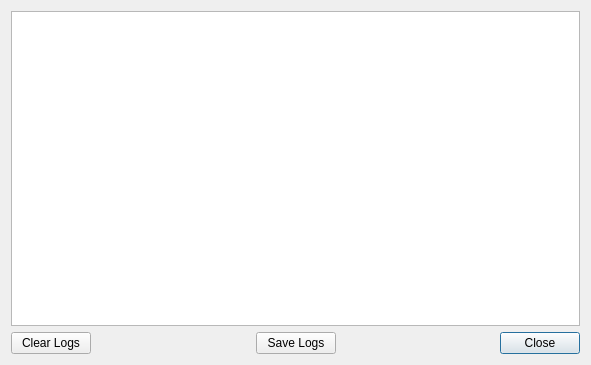
<?xml version="1.0" encoding="UTF-8"?>
<ui version="4.0">
 <class>MessageLoggerClass</class>
 <widget class="QDialog" name="MessageLoggerClass">
  <property name="geometry">
   <rect>
    <x>0</x>
    <y>0</y>
    <width>591</width>
    <height>365</height>
   </rect>
  </property>
  <property name="windowTitle">
   <string>Message Logger</string>
  </property>
  <layout class="QVBoxLayout" name="verticalLayout_3">
   <item>
    <layout class="QVBoxLayout" name="verticalLayout">
     <item>
      <widget class="QTextEdit" name="logTextEdit"/>
     </item>
     <item>
      <layout class="QHBoxLayout" name="horizontalLayout">
       <item>
        <widget class="QPushButton" name="clearPushButton">
         <property name="toolTip">
          <string>Delete Messages...</string>
         </property>
         <property name="whatsThis">
          <string>Delete Messages...</string>
         </property>
         <property name="text">
          <string>Clear Logs</string>
         </property>
        </widget>
       </item>
       <item>
        <spacer name="horizontalSpacer_3">
         <property name="orientation">
          <enum>Qt::Horizontal</enum>
         </property>
         <property name="sizeHint" stdset="0">
          <size>
           <width>40</width>
           <height>20</height>
          </size>
         </property>
        </spacer>
       </item>
       <item>
        <widget class="QPushButton" name="savePushButton">
         <property name="toolTip">
          <string>Save Messages...</string>
         </property>
         <property name="whatsThis">
          <string>Save Messages...</string>
         </property>
         <property name="text">
          <string>Save Logs</string>
         </property>
        </widget>
       </item>
       <item>
        <spacer name="horizontalSpacer_4">
         <property name="orientation">
          <enum>Qt::Horizontal</enum>
         </property>
         <property name="sizeHint" stdset="0">
          <size>
           <width>40</width>
           <height>20</height>
          </size>
         </property>
        </spacer>
       </item>
       <item>
        <widget class="QPushButton" name="closePushButton">
         <property name="toolTip">
          <string>Close Message Logger</string>
         </property>
         <property name="whatsThis">
          <string>Close Message Logger</string>
         </property>
         <property name="text">
          <string>Close</string>
         </property>
         <property name="default">
          <bool>true</bool>
         </property>
        </widget>
       </item>
      </layout>
     </item>
    </layout>
   </item>
  </layout>
 </widget>
 <layoutdefault spacing="6" margin="11"/>
 <pixmapfunction>qPixmapFromMimeSource</pixmapfunction>
 <tabstops>
  <tabstop>savePushButton</tabstop>
  <tabstop>clearPushButton</tabstop>
 </tabstops>
 <includes>
  <include location="local">stdio.h</include>
  <include location="local">stdarg.h</include>
  <include location="local">q3filedialog.h</include>
  <include location="local">qfile.h</include>
 </includes>
 <resources/>
 <connections/>
 <slots>
  <slot>testingSignals()</slot>
 </slots>
</ui>
